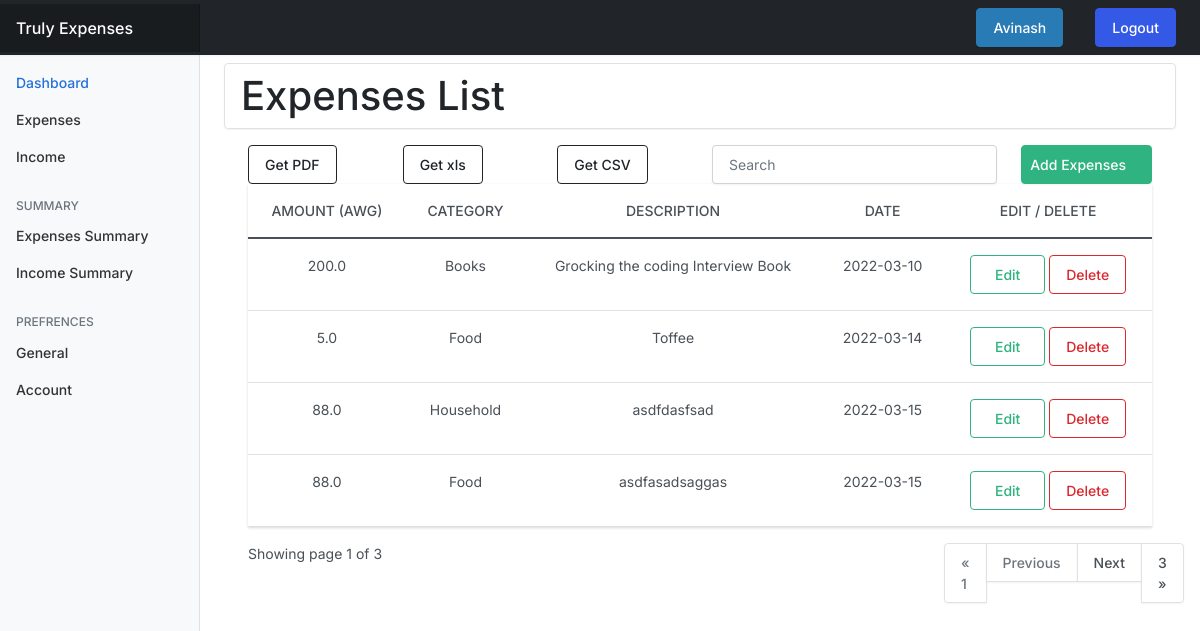
The app's page /expenses/ (signed in), older data.
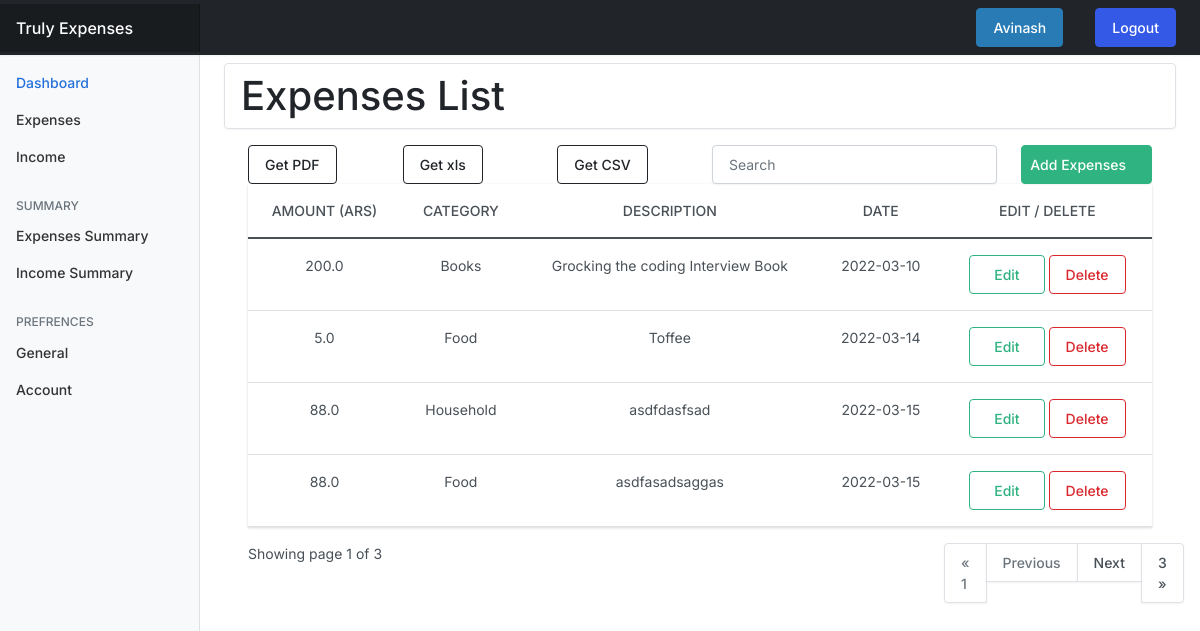
The same page, newer data.
### userprefrences/models.py (models this page shows, shortened)
class UserPrefrences(models.Model):
    user = models.OneToOneField(User, on_delete = models.CASCADE)
    currency = models.CharField(max_length=255, blank=True, null=True, default="INR")
    def currency_name(self):
        return str(self.currency)

### expenses/views.py (the view)
# urls.py: path("", views.index, name="expenses"),
@login_required(login_url="/authentication/login/")
def index(request):
    categories = Category.objects.all()
    expenses = Expense.objects.filter(owner=request.user)
    paginator = Paginator(expenses, 4)
    page_number = request.GET.get('page')
    page_obj = Paginator.get_page(paginator, page_number)
    try:
        currency = UserPrefrences.objects.get(user = request.user)
    except:
        currency = UserPrefrences.objects.create(user=request.user)
    currency = currency.currency_name()
    context = {
        "expenses":expenses,
        "page_obj":page_obj,
        "currency":currency,
    }
    return render(request, "expenses/index.html", context)

### templates/expenses/index.html (shortened to what this page needs)
{% extends 'base.html' %}
{% load static %}
{% block content %}
<nav aria-label="breadcrumb d-flex flex-column" >
    <span class="breadcrumb mt-2 d-flex justify-content-between mt-2">
        <h1 class="mt-2 mb-2">Expenses List</h1>
    </span>
</nav>
<div class="container-lg ">
    <div class="row">
        <div class="col-md-2 col-2">
            <a href="" class="btn btn-outline-dark">Get PDF</a>
        </div>
        <div class="col-md-2 col-2">
            <a href="" class="btn btn-outline-dark">Get xls</a>
        </div>
        <div class="col-md-2 col-2" class="btn btn-outline-dark">
            <a href="{% url 'exp-export-csv' %}" class="btn btn-outline-dark">Get CSV</a>
        </div>
        <div class="col-md-4 col-4">
            <div class="form-group">
                <input
                    type="text"
                    class="form-control"
                    placeholder="Search"
                    id="searchField"
                >
            </div>
        </div>
        <div class="col-md-2 col-2 text-center">
            <a href="{% url 'add-expenses' %}" class="btn btn-success d-flex align-items-center px-2">Add Expenses</a>
        </div>
    </div>
    {% if expenses.count %}
    <div class="app-table">
        <table class="table table-stripped table-hover text-center">
            <thead>
                <tr>
                    <th>Amount ({{currency}})</th>
                    <th>Category</th>
                    <th>Description</th>
                    <th>Date</th>
                    <th>Edit / Delete</th>
                </tr>
            </thead>
            <tbody>
                {% for expense in page_obj %}
                <tr>
                    <td>{{expense.amount}}</td>
                    <td>{{expense.category}}</td>
                    <td>{{expense.description}}</td>
                    <td>{{expense.date|date:'Y-m-d'}}</td>
                    <td class="mx-2">
                        <a class="btn btn-outline-success px-4 " href="{% url 'edit-expenses' expense.id %}">Edit</a>
                        <a class="btn btn-outline-danger px-3 " href="{% url 'delete-expenses' expense.id %}">Delete</a>
                    </td>
                </tr>
                {% endfor %}
            </tbody>
        </table>
    </div>
    <div class="pagination-container">
        <div class="row">
            <div class="col-md-3">
                Showing page {{page_obj.number}} of {{ page_obj.paginator.num_pages }}
            </div>
            <div class="col-md-6"></div>
            <div class="col-md-3 float-right">
                <ul class="pagination align-right float-right mr-auto">
                    {% if page_obj.has_previous %}
                        <li {% if page_obj.number == "1" %} class="page-item active" {% endif %}>
                            <a class="page-link" href="?page=1">&laquo; 1</a>
                        </li>
                        <li class="page-item">
                            <a class="page-link" href="?page={{ page_obj.previous_page_number }}">Previous</a>
                        </li>
                    {% else %}
                        <li class="page-item disabled">
                            <a class="page-link disabled" href="" >&laquo; 1</a>
                        </li>
                        <li class="page-item disabled ">
                            <a class="page-link disabled " href="">Previous</a>
                        </li>
                    {% endif %}
                    {% if page_obj.has_next %}
                        <li class="page-item">
                            <a class="page-link" href="?page={{ page_obj.next_page_number }}">Next</a>
                        </li>
                        <li class="page-item">
                            <a class="page-link" href="?page={{ page_obj.paginator.num_pages }}">{{ page_obj.paginator.num_pages}} &raquo;</a>
                        </li>
                    {% endif %}
                </ul>
            </div>
        </div>
    </div>
    {% endif %}
</div>
{% endblock content %}

Row changes from the older to the newer data that the page shows:
changed UserPrefrences: currency "AWG" → "ARS"
